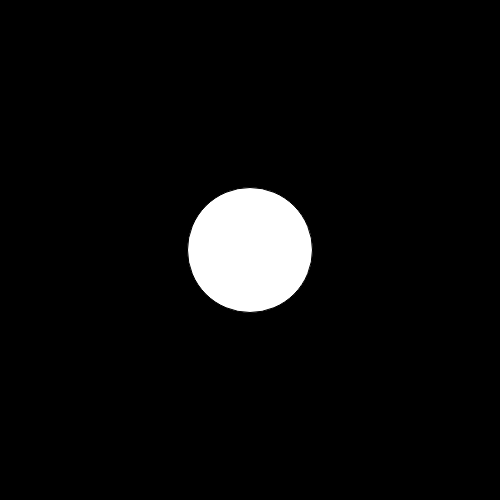
Frame 1 (no input)
Frame 60 (no input): identical to frame 1, image omitted
Frame 120 (the mouse pressed at the canvas centre since frame 60): identical to frame 1, image omitted

The p5.js sketch that drew this single still picture (run headless with seeded random() and noise() and a simulated clock; from frame 60 on, the mouse is pressed at the canvas centre):

// p5.js sketch
// ── sketch.js
// please, add the description of this artwork here.
// please, add the instruction on how to interact here.
// please, add any other important information for the comprehension of the code

function setup(){ // sets up the artwork
  createCanvas(500, 500); // creates a square canvas of resolution 720 pixels
}

function draw(){ // draws the artwork
  background(0); // sets the baground colour to black
  fill(255); // sets the inner circle color to white
  ellipse(width*.5, height*.5, width*.25, width*.25); // creates an ellipse positioned in the middle of the canvas and of size a quarter of the canvas.
}
// ── fanout.js
//references 
// P_2_2_4_02
// http://www.generative-gestaltung.de


'use strict';

var currentCount = 1;
var x = [];
var y = [];
var r = [];
var x2 = [];
var y2 = [];


function setup() {
  createCanvas(800, 800);

  // first circle
  x[0] = 50;
  y[0] = 50;
  r[0] = 50;
}

function draw() {
  clear();

  strokeWeight(0.5);
  noFill();

  // create a random set of parameters
  var newR = random(1, 7);
  var newX = random(newR, width - newR);
  var newY = random(newR, height - newR);

  var closestDist = Number.MAX_VALUE;
  var closestIndex = 0;
  // which circle is the closest?
  for (var i = 0; i < currentCount; i++) {
    var newDist = dist(newX, newY, x[i], y[i]);
    if (newDist < closestDist) {
      closestDist = newDist;
      closestIndex = i;
    }
  }

  // align it to the closest circle outline
  var angle = atan2(newY - y[closestIndex], newX - x[closestIndex]);

  x2[currentCount] = newX;
  y2[currentCount] = newY;
  x[currentCount] = x[closestIndex] + cos(angle) * (r[closestIndex] + newR);
  y[currentCount] = y[closestIndex] + sin(angle) * (r[closestIndex] + newR);
  r[currentCount] = newR;
  currentCount++;

  for (var i = 0; i < currentCount; i++) {
    if (i == 0) {
      noStroke();	// no stroke for first point
    } else {
      stroke(mouseY/20 + i/20, mouseX/20 + i/20, 20);	// stroke colour depends on mouse pos
    }
    line(x[i], y[i], x2[10] , y2[10] );	// creating lines
  }

}
